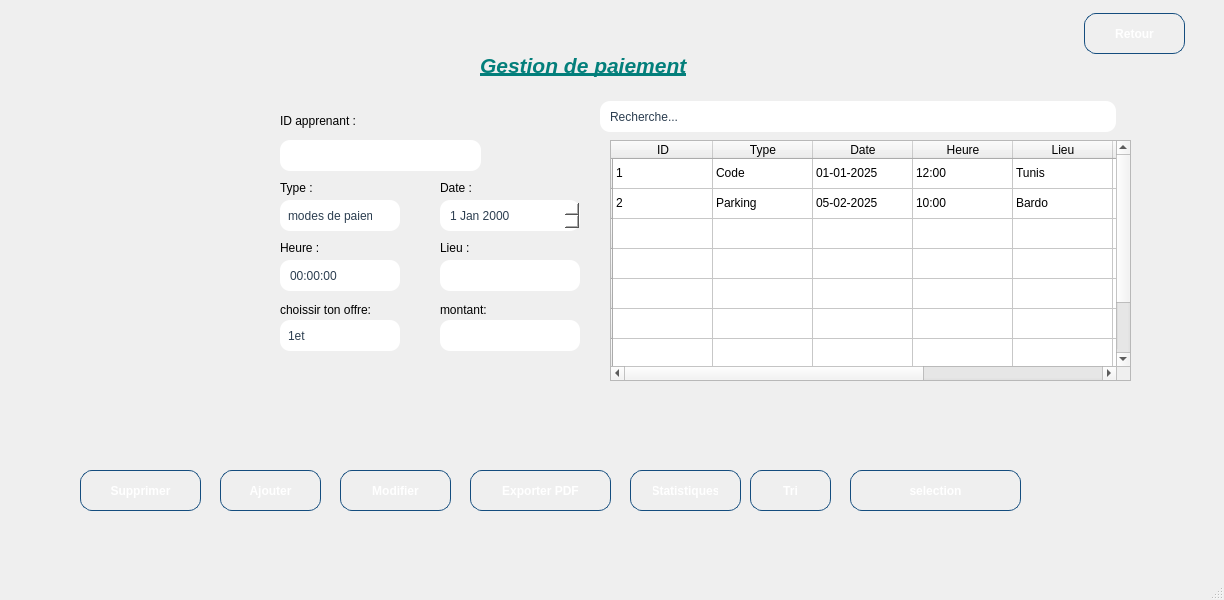
<?xml version="1.0" encoding="UTF-8"?>
<ui version="4.0">
 <class>MainWindow</class>
 <widget class="QMainWindow" name="MainWindow">
  <property name="geometry">
   <rect>
    <x>0</x>
    <y>0</y>
    <width>1224</width>
    <height>600</height>
   </rect>
  </property>
  <property name="windowTitle">
   <string>MainWindow</string>
  </property>
  <property name="styleSheet">
   <string notr="true">QWidget#centralwidget {
    background: qlineargradient(
        x1:0, y1:0, x2:0, y2:1,
        stop:0 #f5f7fa,
        stop:1 #c3cfe2
    );
}</string>
  </property>
  <widget class="QWidget" name="centralwidget">
   <widget class="QTableWidget" name="tableWidget">
    <property name="geometry">
     <rect>
      <x>610</x>
      <y>140</y>
      <width>521</width>
      <height>241</height>
     </rect>
    </property>
    <property name="minimumSize">
     <size>
      <width>521</width>
      <height>0</height>
     </size>
    </property>
    <property name="styleSheet">
     <string notr="true">/* Style global du tableau */
QTableWidget, QTableView {
    background-color: white;          /* fond neutre */
    border: 2px solid #43cea2;        /* contour vert-bleu */
    border-radius: 12px;
    gridline-color: #dcdcdc;          /* lignes discrètes */
    selection-background-color: #43cea2;
    selection-color: white;
}

/* En-têtes horizontaux */
QHeaderView::section {
    background: white;                /* fond neutre */
    color: #2c3e50;                   /* texte gris foncé */
    padding: 4px;
    border: 1px solid #43cea2;        /* contour vert-bleu */
    border-radius: 6px;
}

/* Lignes de cellule */
QTableWidget::item {
    padding: 4px;
    border-bottom: 1px solid #eaeaea; /* lignes grises claires */
}

/* Lignes au survol */
QTableWidget::item:hover {
    background-color: rgba(67, 206, 162, 0.1); /* léger voile vert */
}

/* Lignes sélectionnées */
QTableWidget::item:selected {
    background-color: #43cea2;        /* vert-bleu */
    color: white;
}

/* Scrollbars sobres */
QScrollBar:vertical {
    border: none;
    background: #f0f0f0;
    width: 12px;
    border-radius: 6px;
}

QScrollBar::handle:vertical {
    background: #43cea2;              /* juste la poignée colorée */
    min-height: 20px;
    border-radius: 6px;
}

QScrollBar::add-line:vertical, QScrollBar::sub-line:vertical {
    height: 0px;
}

QScrollBar::add-page:vertical, QScrollBar::sub-
</string>
    </property>
    <row>
     <property name="text">
      <string/>
     </property>
    </row>
    <row>
     <property name="text">
      <string/>
     </property>
    </row>
    <row>
     <property name="text">
      <string/>
     </property>
    </row>
    <row>
     <property name="text">
      <string/>
     </property>
    </row>
    <row>
     <property name="text">
      <string/>
     </property>
    </row>
    <row>
     <property name="text">
      <string/>
     </property>
    </row>
    <row>
     <property name="text">
      <string/>
     </property>
    </row>
    <row>
     <property name="text">
      <string/>
     </property>
    </row>
    <column>
     <property name="text">
      <string>ID</string>
     </property>
    </column>
    <column>
     <property name="text">
      <string>Type</string>
     </property>
    </column>
    <column>
     <property name="text">
      <string>Date</string>
     </property>
    </column>
    <column>
     <property name="text">
      <string>Heure</string>
     </property>
    </column>
    <column>
     <property name="text">
      <string>Lieu</string>
     </property>
    </column>
    <column>
     <property name="text">
      <string>Apprenant</string>
     </property>
    </column>
    <column>
     <property name="text">
      <string>Moniteur</string>
     </property>
    </column>
    <column>
     <property name="text">
      <string>Résultat</string>
     </property>
    </column>
    <item row="0" column="0">
     <property name="text">
      <string>1</string>
     </property>
     <property name="font">
      <font>
       <pointsize>9</pointsize>
      </font>
     </property>
    </item>
    <item row="0" column="1">
     <property name="text">
      <string>Code</string>
     </property>
    </item>
    <item row="0" column="2">
     <property name="text">
      <string>01-01-2025</string>
     </property>
    </item>
    <item row="0" column="3">
     <property name="text">
      <string>12:00</string>
     </property>
    </item>
    <item row="0" column="4">
     <property name="text">
      <string>Tunis</string>
     </property>
    </item>
    <item row="0" column="5">
     <property name="text">
      <string>Islem</string>
     </property>
    </item>
    <item row="0" column="6">
     <property name="text">
      <string>Ahmed</string>
     </property>
    </item>
    <item row="0" column="7">
     <property name="text">
      <string>Admis</string>
     </property>
    </item>
    <item row="1" column="0">
     <property name="text">
      <string>2</string>
     </property>
    </item>
    <item row="1" column="1">
     <property name="text">
      <string>Parking</string>
     </property>
    </item>
    <item row="1" column="2">
     <property name="text">
      <string>05-02-2025</string>
     </property>
    </item>
    <item row="1" column="3">
     <property name="text">
      <string>10:00</string>
     </property>
    </item>
    <item row="1" column="4">
     <property name="text">
      <string>Bardo</string>
     </property>
    </item>
    <item row="1" column="5">
     <property name="text">
      <string>Mariem</string>
     </property>
    </item>
    <item row="1" column="6">
     <property name="text">
      <string>Amin</string>
     </property>
    </item>
    <item row="1" column="7">
     <property name="text">
      <string>échoué</string>
     </property>
    </item>
   </widget>
   <widget class="QPushButton" name="pushButton_3">
    <property name="geometry">
     <rect>
      <x>80</x>
      <y>470</y>
      <width>121</width>
      <height>41</height>
     </rect>
    </property>
    <property name="styleSheet">
     <string notr="true">QPushButton {
    background: qlineargradient(x1:0, y1:0, x2:1, y2:0,
        stop:0 #43cea2,
        stop:1 #185a9d
    );
    color: white;
    border-radius: 12px;
    padding: 10px 22px;
    font-weight: bold;
    border: 1px solid #144d7e;
}

QPushButton:hover {
    background: qlineargradient(x1:0, y1:0, x2:1, y2:0,
        stop:0 #ff4e50,   /* rouge vif */
        stop:0.5 #fc913a, /* orange vif */
        stop:1 #f9d423   /* jaune lumineux */
    );
    border: 1px solid #e04b3f; /* bordure assortie au feu */
}</string>
    </property>
    <property name="text">
     <string>Supprimer</string>
    </property>
   </widget>
   <widget class="QPushButton" name="selection">
    <property name="geometry">
     <rect>
      <x>850</x>
      <y>470</y>
      <width>171</width>
      <height>41</height>
     </rect>
    </property>
    <property name="styleSheet">
     <string notr="true">QPushButton {
    background: qlineargradient(x1:0, y1:0, x2:1, y2:0,
        stop:0 #43cea2,
        stop:1 #185a9d
    );
    color: white;
    border-radius: 12px;
    padding: 10px 22px;
    font-weight: bold;
    border: 1px solid #144d7e;
}

QPushButton:hover {
    background: qlineargradient(x1:0, y1:0, x2:1, y2:0,
        stop:0 #ff4e50,   /* rouge vif */
        stop:0.5 #fc913a, /* orange vif */
        stop:1 #f9d423   /* jaune lumineux */
    );
    border: 1px solid #e04b3f; /* bordure assortie au feu */
}</string>
    </property>
    <property name="text">
     <string>selection</string>
    </property>
   </widget>
   <widget class="QPushButton" name="pushButton_6">
    <property name="geometry">
     <rect>
      <x>750</x>
      <y>470</y>
      <width>81</width>
      <height>41</height>
     </rect>
    </property>
    <property name="styleSheet">
     <string notr="true">QPushButton {
    background: qlineargradient(x1:0, y1:0, x2:1, y2:0,
        stop:0 #43cea2,
        stop:1 #185a9d
    );
    color: white;
    border-radius: 12px;
    padding: 10px 22px;
    font-weight: bold;
    border: 1px solid #144d7e;
}

QPushButton:hover {
    background: qlineargradient(x1:0, y1:0, x2:1, y2:0,
        stop:0 #ff4e50,   /* rouge vif */
        stop:0.5 #fc913a, /* orange vif */
        stop:1 #f9d423   /* jaune lumineux */
    );
    border: 1px solid #e04b3f; /* bordure assortie au feu */
}</string>
    </property>
    <property name="text">
     <string>Tri</string>
    </property>
   </widget>
   <widget class="QPushButton" name="pushButton_2">
    <property name="geometry">
     <rect>
      <x>340</x>
      <y>470</y>
      <width>111</width>
      <height>41</height>
     </rect>
    </property>
    <property name="styleSheet">
     <string notr="true">QPushButton {
    background: qlineargradient(x1:0, y1:0, x2:1, y2:0,
        stop:0 #43cea2,
        stop:1 #185a9d
    );
    color: white;
    border-radius: 12px;
    padding: 10px 22px;
    font-weight: bold;
    border: 1px solid #144d7e;
}

QPushButton:hover {
    background: qlineargradient(x1:0, y1:0, x2:1, y2:0,
        stop:0 #ff4e50,   /* rouge vif */
        stop:0.5 #fc913a, /* orange vif */
        stop:1 #f9d423   /* jaune lumineux */
    );
    border: 1px solid #e04b3f; /* bordure assortie au feu */
}</string>
    </property>
    <property name="text">
     <string>Modifier</string>
    </property>
   </widget>
   <widget class="QPushButton" name="pushButton_4">
    <property name="geometry">
     <rect>
      <x>470</x>
      <y>470</y>
      <width>141</width>
      <height>41</height>
     </rect>
    </property>
    <property name="styleSheet">
     <string notr="true">QPushButton {
    background: qlineargradient(x1:0, y1:0, x2:1, y2:0,
        stop:0 #43cea2,
        stop:1 #185a9d
    );
    color: white;
    border-radius: 12px;
    padding: 10px 22px;
    font-weight: bold;
    border: 1px solid #144d7e;
}

QPushButton:hover {
    background: qlineargradient(x1:0, y1:0, x2:1, y2:0,
        stop:0 #ff4e50,   /* rouge vif */
        stop:0.5 #fc913a, /* orange vif */
        stop:1 #f9d423   /* jaune lumineux */
    );
    border: 1px solid #e04b3f; /* bordure assortie au feu */
}</string>
    </property>
    <property name="text">
     <string>Exporter PDF</string>
    </property>
   </widget>
   <widget class="QPushButton" name="pushButton">
    <property name="geometry">
     <rect>
      <x>220</x>
      <y>470</y>
      <width>101</width>
      <height>41</height>
     </rect>
    </property>
    <property name="styleSheet">
     <string notr="true">QPushButton {
    background: qlineargradient(x1:0, y1:0, x2:1, y2:0,
        stop:0 #43cea2,
        stop:1 #185a9d
    );
    color: white;
    border-radius: 12px;
    padding: 10px 22px;
    font-weight: bold;
    border: 1px solid #144d7e;
}

QPushButton:hover {
    background: qlineargradient(x1:0, y1:0, x2:1, y2:0,
        stop:0 #ff4e50,   /* rouge vif */
        stop:0.5 #fc913a, /* orange vif */
        stop:1 #f9d423   /* jaune lumineux */
    );
    border: 1px solid #e04b3f; /* bordure assortie au feu */
}</string>
    </property>
    <property name="text">
     <string>Ajouter</string>
    </property>
   </widget>
   <widget class="QPushButton" name="pushButton_5">
    <property name="geometry">
     <rect>
      <x>630</x>
      <y>470</y>
      <width>111</width>
      <height>41</height>
     </rect>
    </property>
    <property name="styleSheet">
     <string notr="true">QPushButton {
    background: qlineargradient(x1:0, y1:0, x2:1, y2:0,
        stop:0 #43cea2,
        stop:1 #185a9d
    );
    color: white;
    border-radius: 12px;
    padding: 10px 22px;
    font-weight: bold;
    border: 1px solid #144d7e;
}

QPushButton:hover {
    background: qlineargradient(x1:0, y1:0, x2:1, y2:0,
        stop:0 #ff4e50,   /* rouge vif */
        stop:0.5 #fc913a, /* orange vif */
        stop:1 #f9d423   /* jaune lumineux */
    );
    border: 1px solid #e04b3f; /* bordure assortie au feu */
}</string>
    </property>
    <property name="text">
     <string>Statistiques</string>
    </property>
   </widget>
   <widget class="QLineEdit" name="lineEdit_3">
    <property name="geometry">
     <rect>
      <x>600</x>
      <y>101</y>
      <width>520</width>
      <height>31</height>
     </rect>
    </property>
    <property name="styleSheet">
     <string notr="true">QLineEdit {
    border: 2px solid qlineargradient(x1:0, y1:0, x2:1, y2:0,
        stop:0 #43cea2, stop:1 #185a9d);
    border-radius: 10px;
    padding: 4px 8px;
    background: white;
    color: #2c3e50;
    min-width: 120px;
    max-width: 500px;
    height: 24px;
    selection-background-color: #43cea2;
    selection-color: white;
}

/* Focus */
QLineEdit:focus {
    border: 2px solid qlineargradient(x1:0, y1:0, x2:1, y2:0,
        stop:0 #ff4b1f, stop:1 #ffc837);
    box-shadow: 0 0 4px rgba(255, 107, 53, 0.6);
}

/* Hover */
QLineEdit:hover {
    border: 2px solid #43cea2;
    box-shadow: 0 0 4px rgba(67, 206, 162, 0.6);
}

/* Placeholder text */
QLineEdit[placeholderText]:empty {
    color: #95a5a6;  /* gris clair pour le placeholder */
}</string>
    </property>
    <property name="text">
     <string>Recherche...</string>
    </property>
   </widget>
   <widget class="QLineEdit" name="ID">
    <property name="geometry">
     <rect>
      <x>280</x>
      <y>140</y>
      <width>201</width>
      <height>31</height>
     </rect>
    </property>
    <property name="styleSheet">
     <string notr="true">QLineEdit {
    border: 2px solid qlineargradient(x1:0, y1:0, x2:1, y2:0,
        stop:0 #43cea2, stop:1 #185a9d);
    border-radius: 10px;
    padding: 4px 8px;
    background: white;
    color: #2c3e50;
    min-width: 120px;
    max-width: 200px;
    height: 24px;
    selection-background-color: #43cea2;
    selection-color: white;
}

/* Focus */
QLineEdit:focus {
    border: 2px solid qlineargradient(x1:0, y1:0, x2:1, y2:0,
        stop:0 #ff4b1f, stop:1 #ffc837);
    box-shadow: 0 0 4px rgba(255, 107, 53, 0.6);
}

/* Hover */
QLineEdit:hover {
    border: 2px solid #43cea2;
    box-shadow: 0 0 4px rgba(67, 206, 162, 0.6);
}

/* Placeholder text */
QLineEdit[placeholderText]:empty {
    color: #95a5a6;  /* gris clair pour le placeholder */
}</string>
    </property>
   </widget>
   <widget class="QDateEdit" name="Date">
    <property name="geometry">
     <rect>
      <x>440</x>
      <y>200</y>
      <width>140</width>
      <height>31</height>
     </rect>
    </property>
    <property name="styleSheet">
     <string notr="true">QDateEdit {
    border: 2px solid qlineargradient(x1:0, y1:0, x2:1, y2:0,
        stop:0 #43cea2, stop:1 #185a9d);
    border-radius: 10px;
    padding: 4px 8px;
    background: white;
    color: #2c3e50;
    min-width: 120px;
    max-width: 150px;
    height: 24px;
}

/* Bouton pour ouvrir le calendrier */
QDateEdit::drop-down {
    subcontrol-origin: padding;
    subcontrol-position: top right;
    width: 20px;
    border: none;
    background: transparent;
}

/* Flèche du calendrier */
QDateEdit::down-arrow {
    image: url(:/icons/calendar-white.png);
    width: 12px;
    height: 12px;
}

/* Focus */
QDateEdit:focus {
    border: 2px solid qlineargradient(x1:0, y1:0, x2:1, y2:0,
        stop:0 #ff4b1f, stop:1 #ffc837);
    box-shadow: 0 0 4px rgba(255, 107, 53, 0.6);
}

/* Hover */
QDateEdit:hover {
    border: 2px solid #43cea2;
    box-shadow: 0 0 4px rgba(67, 206, 162, 0.6);
}

/* Menu du calendrier */
QCalendarWidget QWidget {
    background-color: white;
}

QCalendarWidget QToolButton {
    background-color: #43cea2;
    color: white;
    border-radius: 4px;
}

QCalendarWidget QSpinBox {
    width: 60px;
}</string>
    </property>
   </widget>
   <widget class="QPushButton" name="Retour">
    <property name="geometry">
     <rect>
      <x>1084</x>
      <y>13</y>
      <width>101</width>
      <height>41</height>
     </rect>
    </property>
    <property name="styleSheet">
     <string notr="true">QPushButton {
    background: qlineargradient(x1:0, y1:0, x2:1, y2:0,
        stop:0 #43cea2,
        stop:1 #185a9d
    );
    color: white;
    border-radius: 12px;
    padding: 10px 22px;
    font-weight: bold;
    border: 1px solid #144d7e;
}

/* Hover : dégradé de rouges uniquement */
QPushButton:hover {
    background: qlineargradient(x1:0, y1:0, x2:1, y2:0,
        stop:0 #ff0000,   /* rouge vif */
        stop:0.5 #cc0000, /* rouge moyen */
        stop:1 #990000    /* rouge foncé */
    );
    border: 1px solid #800000; /* bordure assortie au dégradé */
    color: white;               /* texte reste blanc */
}</string>
    </property>
    <property name="text">
     <string>Retour</string>
    </property>
   </widget>
   <widget class="QLabel" name="label">
    <property name="geometry">
     <rect>
      <x>280</x>
      <y>110</y>
      <width>101</width>
      <height>21</height>
     </rect>
    </property>
    <property name="text">
     <string>ID apprenant :</string>
    </property>
   </widget>
   <widget class="QLabel" name="label_2">
    <property name="geometry">
     <rect>
      <x>280</x>
      <y>180</y>
      <width>49</width>
      <height>16</height>
     </rect>
    </property>
    <property name="text">
     <string>Type :</string>
    </property>
   </widget>
   <widget class="QLabel" name="label_6">
    <property name="geometry">
     <rect>
      <x>280</x>
      <y>300</y>
      <width>151</width>
      <height>20</height>
     </rect>
    </property>
    <property name="text">
     <string>choissir ton offre:</string>
    </property>
   </widget>
   <widget class="QComboBox" name="Type">
    <property name="geometry">
     <rect>
      <x>280</x>
      <y>200</y>
      <width>120</width>
      <height>31</height>
     </rect>
    </property>
    <property name="styleSheet">
     <string notr="true">QComboBox {
    border: 2px solid qlineargradient(x1:0, y1:0, x2:1, y2:0,
        stop:0 #43cea2, stop:1 #185a9d);
    border-radius: 10px;    /* un peu moins arrondi si tu veux */
    padding: 4px 8px;       /* moins d'espace intérieur */
    background: white;
    color: #2c3e50;
    min-width: 100px;       /* largeur minimale plus petite */
    max-width: 150px;       /* facultatif : limite largeur */
    height: 24px;           /* hauteur plus petite */
}

/* Drop-down (flèche) */
QComboBox::drop-down {
    subcontrol-origin: padding;
    subcontrol-position: top right;
    width: 20px;           /* réduit largeur flèche */
    border: none;
    background: transparent;
}

QComboBox::down-arrow {
    width: 12px;
    height: 12px;
}

/* Hover et focus restent inchangés */
QComboBox:focus {
    border: 2px solid qlineargradient(x1:0, y1:0, x2:1, y2:0,
        stop:0 #ff4b1f, stop:1 #ffc837);
    box-shadow: 0 0 4px rgba(255, 107, 53, 0.6);
}

QComboBox:hover {
    border: 2px solid #43cea2;
    box-shadow: 0 0 4px rgba(67, 206, 162, 0.6);
}

/* Menu déroulant */
QComboBox QAbstractItemView {
    background: white;
    border: 1px solid #43cea2;
    selection-background-color: #43cea2;
    selection-color: white;
}</string>
    </property>
    <item>
     <property name="text">
      <string>modes de paiement</string>
     </property>
    </item>
    <item>
     <property name="text">
      <string>visa</string>
     </property>
    </item>
    <item>
     <property name="text">
      <string>paypal</string>
     </property>
    </item>
    <item>
     <property name="text">
      <string>espéces</string>
     </property>
    </item>
   </widget>
   <widget class="QTimeEdit" name="timeEdit">
    <property name="geometry">
     <rect>
      <x>280</x>
      <y>260</y>
      <width>120</width>
      <height>31</height>
     </rect>
    </property>
    <property name="styleSheet">
     <string notr="true">QTimeEdit {
    border: 2px solid qlineargradient(x1:0, y1:0, x2:1, y2:0,
        stop:0 #43cea2, stop:1 #185a9d);
    border-radius: 10px;
    padding: 4px 8px;
    background: white;
    color: #2c3e50;
    min-width: 100px;
    max-width: 150px;
    height: 24px;
    selection-background-color: #43cea2; /* couleur quand on sélectionne une partie de l'heure */
    selection-color: white;
}

/* Boutons d’incrémentation/décrémentation */
QTimeEdit::up-button {
    subcontrol-origin: border;
    subcontrol-position: top right;
    width: 16px;
    border: none;
    background: transparent;
}

QTimeEdit::down-button {
    subcontrol-origin: border;
    subcontrol-position: bottom right;
    width: 16px;
    border: none;
    background: transparent;
}

QTimeEdit::up-arrow, QTimeEdit::down-arrow {
    width: 10px;
    height: 10px;
}

/* Focus */
QTimeEdit:focus {
    border: 2px solid qlineargradient(x1:0, y1:0, x2:1, y2:0,
        stop:0 #ff4b1f, stop:1 #ffc837);
    /* ⚠️ box-shadow n’est pas supporté par Qt StyleSheets */
}

/* Hover */
QTimeEdit:hover {
    border: 2px solid #43cea2;
}</string>
    </property>
   </widget>
   <widget class="QLineEdit" name="lineEdit_2">
    <property name="geometry">
     <rect>
      <x>440</x>
      <y>260</y>
      <width>140</width>
      <height>31</height>
     </rect>
    </property>
    <property name="styleSheet">
     <string notr="true">QLineEdit {
    border: 2px solid qlineargradient(x1:0, y1:0, x2:1, y2:0,
        stop:0 #43cea2, stop:1 #185a9d);
    border-radius: 10px;
    padding: 4px 8px;
    background: white;
    color: #2c3e50;
    min-width: 120px;
    max-width: 200px;
    height: 24px;
    selection-background-color: #43cea2;
    selection-color: white;
}

/* Focus */
QLineEdit:focus {
    border: 2px solid qlineargradient(x1:0, y1:0, x2:1, y2:0,
        stop:0 #ff4b1f, stop:1 #ffc837);
    box-shadow: 0 0 4px rgba(255, 107, 53, 0.6);
}

/* Hover */
QLineEdit:hover {
    border: 2px solid #43cea2;
    box-shadow: 0 0 4px rgba(67, 206, 162, 0.6);
}

/* Placeholder text */
QLineEdit[placeholderText]:empty {
    color: #95a5a6;  /* gris clair pour le placeholder */
}</string>
    </property>
    <property name="text">
     <string/>
    </property>
   </widget>
   <widget class="QComboBox" name="comboBox_4">
    <property name="geometry">
     <rect>
      <x>280</x>
      <y>320</y>
      <width>120</width>
      <height>31</height>
     </rect>
    </property>
    <property name="styleSheet">
     <string notr="true">QComboBox {
    border: 2px solid qlineargradient(x1:0, y1:0, x2:1, y2:0,
        stop:0 #43cea2, stop:1 #185a9d);
    border-radius: 10px;    /* un peu moins arrondi si tu veux */
    padding: 4px 8px;       /* moins d'espace intérieur */
    background: white;
    color: #2c3e50;
    min-width: 100px;       /* largeur minimale plus petite */
    max-width: 150px;       /* facultatif : limite largeur */
    height: 24px;           /* hauteur plus petite */
}

/* Drop-down (flèche) */
QComboBox::drop-down {
    subcontrol-origin: padding;
    subcontrol-position: top right;
    width: 20px;           /* réduit largeur flèche */
    border: none;
    background: transparent;
}

QComboBox::down-arrow {
    width: 12px;
    height: 12px;
}

/* Hover et focus restent inchangés */
QComboBox:focus {
    border: 2px solid qlineargradient(x1:0, y1:0, x2:1, y2:0,
        stop:0 #ff4b1f, stop:1 #ffc837);
    box-shadow: 0 0 4px rgba(255, 107, 53, 0.6);
}

QComboBox:hover {
    border: 2px solid #43cea2;
    box-shadow: 0 0 4px rgba(67, 206, 162, 0.6);
}

/* Menu déroulant */
QComboBox QAbstractItemView {
    background: white;
    border: 1px solid #43cea2;
    selection-background-color: #43cea2;
    selection-color: white;
}</string>
    </property>
    <item>
     <property name="text">
      <string>1et</string>
     </property>
    </item>
    <item>
     <property name="text">
      <string>2et</string>
     </property>
    </item>
   </widget>
   <widget class="QLabel" name="label_3">
    <property name="geometry">
     <rect>
      <x>440</x>
      <y>180</y>
      <width>49</width>
      <height>16</height>
     </rect>
    </property>
    <property name="text">
     <string>Date :</string>
    </property>
   </widget>
   <widget class="QLabel" name="label_4">
    <property name="geometry">
     <rect>
      <x>280</x>
      <y>240</y>
      <width>49</width>
      <height>16</height>
     </rect>
    </property>
    <property name="text">
     <string>Heure :</string>
    </property>
   </widget>
   <widget class="QLabel" name="label_5">
    <property name="geometry">
     <rect>
      <x>440</x>
      <y>240</y>
      <width>49</width>
      <height>16</height>
     </rect>
    </property>
    <property name="text">
     <string>Lieu :</string>
    </property>
   </widget>
   <widget class="QLabel" name="label_10">
    <property name="geometry">
     <rect>
      <x>480</x>
      <y>40</y>
      <width>291</width>
      <height>51</height>
     </rect>
    </property>
    <property name="styleSheet">
     <string notr="true">QPushButton {
    background: qlineargradient(x1: 0, y1: 0, x2: 1, y2: 0, stop: 0 rgba(0, 0, 50, 255), stop: 0.5 rgba(47, 79, 79, 255), stop: 1 rgba(25, 25, 112, 255));
    border: 2px solid rgba(100, 100, 100, 200);
    padding: 5px;
    color: white;
    font-weight: bold;
    border-radius: 5px;
}</string>
    </property>
    <property name="text">
     <string>&lt;!DOCTYPE HTML PUBLIC &quot;-//W3C//DTD HTML 4.0//EN&quot; &quot;http://www.w3.org/TR/REC-html40/strict.dtd&quot;&gt;
&lt;html&gt;&lt;head&gt;&lt;meta name=&quot;qrichtext&quot; content=&quot;1&quot; /&gt;&lt;meta charset=&quot;utf-8&quot; /&gt;&lt;style type=&quot;text/css&quot;&gt;
p, li { white-space: pre-wrap; }
hr { height: 1px; border-width: 0; }
li.unchecked::marker { content: &quot;\2610&quot;; }
li.checked::marker { content: &quot;\2612&quot;; }
&lt;/style&gt;&lt;/head&gt;&lt;body style=&quot; font-family:'Segoe UI'; font-size:9pt; font-weight:400; font-style:normal;&quot;&gt;
&lt;p style=&quot; margin-top:12px; margin-bottom:12px; margin-left:0px; margin-right:0px; -qt-block-indent:0; text-indent:0px;&quot;&gt;&lt;span style=&quot; font-size:16pt; font-weight:700; font-style:italic; text-decoration: underline; color:#037f7b;&quot;&gt;Gestion de paiement&lt;/span&gt;&lt;/p&gt;&lt;/body&gt;&lt;/html&gt;</string>
    </property>
   </widget>
   <widget class="QLabel" name="label_7">
    <property name="geometry">
     <rect>
      <x>440</x>
      <y>300</y>
      <width>91</width>
      <height>20</height>
     </rect>
    </property>
    <property name="text">
     <string>montant:</string>
    </property>
   </widget>
   <widget class="QLineEdit" name="lineEdit_4">
    <property name="geometry">
     <rect>
      <x>440</x>
      <y>320</y>
      <width>140</width>
      <height>31</height>
     </rect>
    </property>
    <property name="styleSheet">
     <string notr="true">QLineEdit {
    border: 2px solid qlineargradient(x1:0, y1:0, x2:1, y2:0,
        stop:0 #43cea2, stop:1 #185a9d);
    border-radius: 10px;
    padding: 4px 8px;
    background: white;
    color: #2c3e50;
    min-width: 120px;
    max-width: 200px;
    height: 24px;
    selection-background-color: #43cea2;
    selection-color: white;
}

/* Focus */
QLineEdit:focus {
    border: 2px solid qlineargradient(x1:0, y1:0, x2:1, y2:0,
        stop:0 #ff4b1f, stop:1 #ffc837);
    box-shadow: 0 0 4px rgba(255, 107, 53, 0.6);
}

/* Hover */
QLineEdit:hover {
    border: 2px solid #43cea2;
    box-shadow: 0 0 4px rgba(67, 206, 162, 0.6);
}

/* Placeholder text */
QLineEdit[placeholderText]:empty {
    color: #95a5a6;  /* gris clair pour le placeholder */
}</string>
    </property>
    <property name="text">
     <string/>
    </property>
   </widget>
   <widget class="QLabel" name="label_8">
    <property name="geometry">
     <rect>
      <x>30</x>
      <y>10</y>
      <width>171</width>
      <height>101</height>
     </rect>
    </property>
    <property name="text">
     <string/>
    </property>
    <property name="pixmap">
     <pixmap resource="logo.qrc">:/Downloads/554337631_1437269814008871_8043664467412301076_n.png</pixmap>
    </property>
    <property name="scaledContents">
     <bool>true</bool>
    </property>
   </widget>
  </widget>
  <widget class="QMenuBar" name="menubar">
   <property name="geometry">
    <rect>
     <x>0</x>
     <y>0</y>
     <width>1224</width>
     <height>26</height>
    </rect>
   </property>
  </widget>
  <widget class="QStatusBar" name="statusbar"/>
 </widget>
 <resources>
  <include location="logo.qrc"/>
 </resources>
 <connections/>
</ui>
